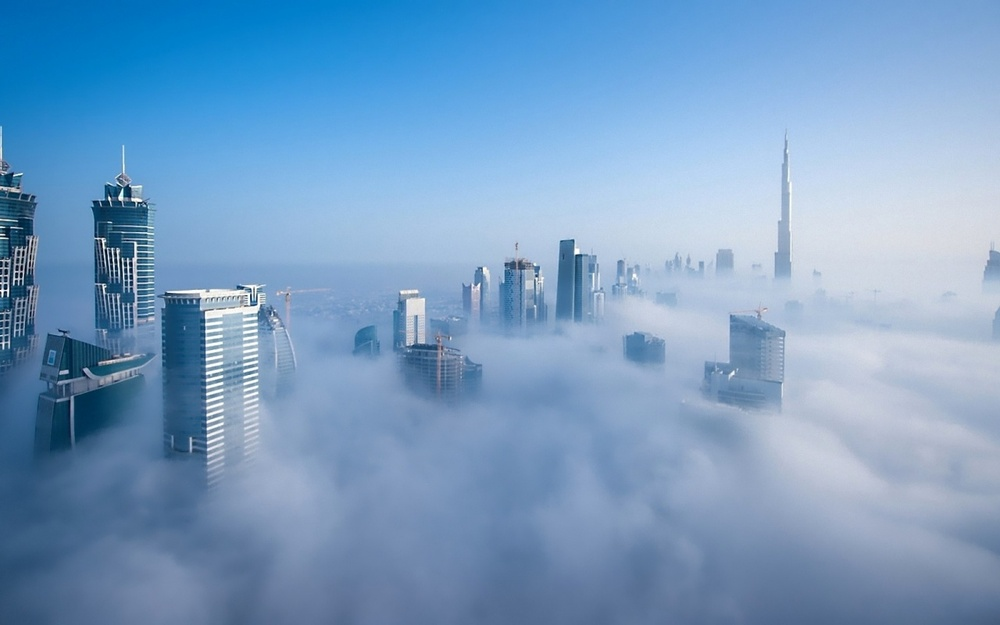
#> input picture clouds.jpg, 1000 x 625 px, shrunk from 1280 x 800 before the run
$ jupyter execute ImageConvolutions.ipynb   (shell and % lines are left out)
#> lines starting #> are read from the running program, lines starting #| are printed output that depends on the picture
[cell 1]
import numpy as np
from scipy import signal
from scipy import misc
import matplotlib.pyplot as plt
from PIL import Image

[cell 2]
file_name = raw_input()
#> the answer given: clouds.jpg

[cell 3]
im = Image.open(file_name)
#> im is the input picture: PIL image 1000x625 RGB; mean R, G, B 120.3, 158, 195.6

[cell 4]
image_gr = im.convert("L")
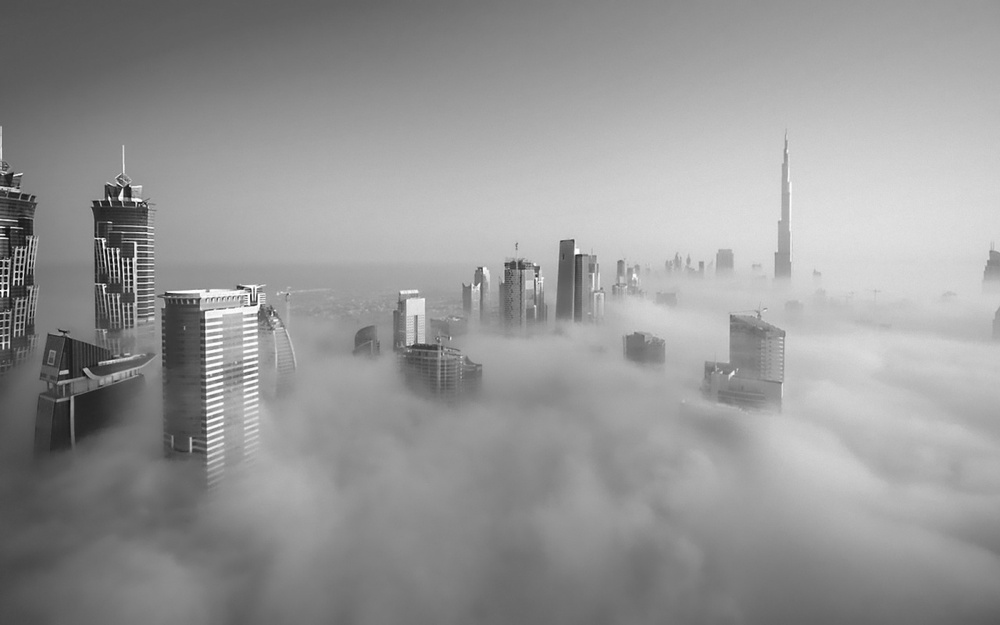
#> image_gr: PIL image 1000x625 L; min 1, max 255, mean 151
arr = np.asarray(image_gr)

[cell 5]

imgplot = plt.imshow(arr)
imgplot.set_cmap('gray')
plt.show(imgplot)

[cell 6]
kernel = np.array([
                        [ 0, 1, 0],
                        [ 1,-4, 1],
                        [ 0, 1, 0],
                                     ])

grad = signal.convolve2d(arr, kernel, mode='same', boundary='symm')
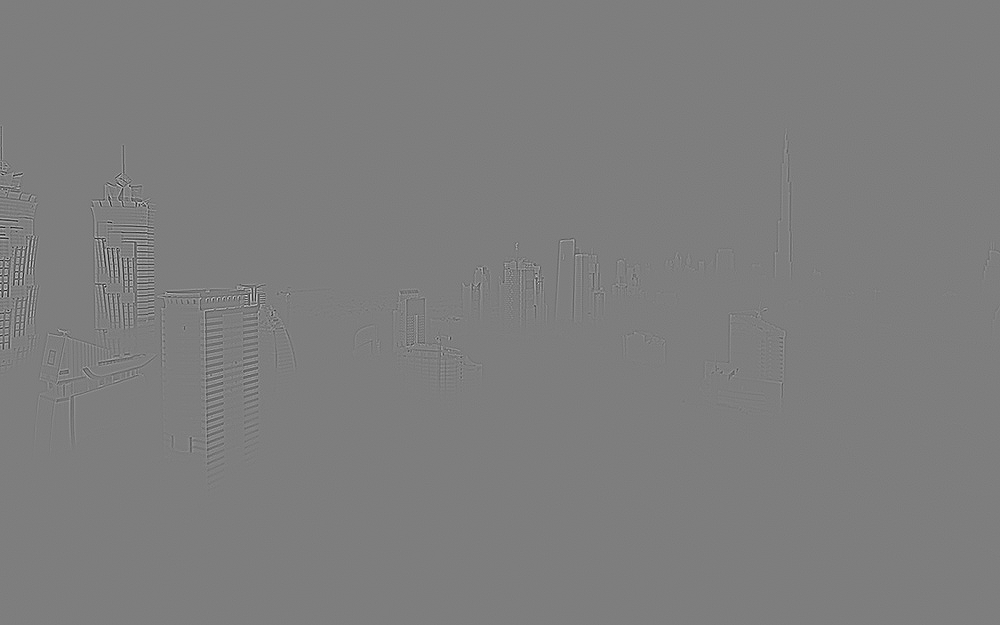
#> grad: shape (625, 1000) int64; min -384, max 393, mean 0; drawn with min black and max white

[cell 7]

print('GRADIENT MAGNITUDE - Feature map')

fig, aux = plt.subplots(figsize=(10, 10))
aux.imshow(np.absolute(grad), cmap='gray')
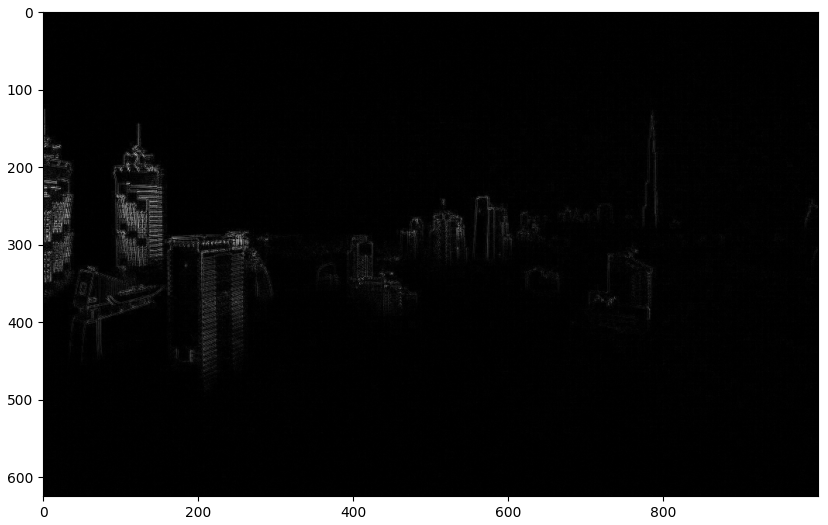
#> figure drawn by matplotlib, 1 panel
